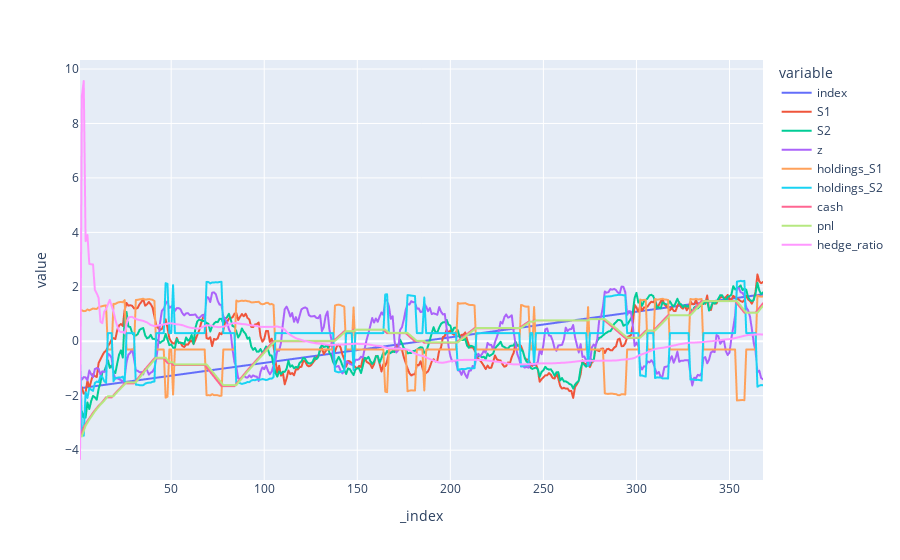

The notebook cell saved with this chart:
### Code cell
import plotly.express as px

backtest_plot_df = data_backtest[['index', 'S1', 'S2', 'z', 'holdings_S1', 'holdings_S2', 'cash', 'pnl','hedge_ratio']].loc[1:]
bnorm = norm_plot(backtest_plot_df)
fig = px.line(bnorm)

fig.show()

### Figure 1 — Plotly figure (JSON) as saved in the notebook; plotly's stock layout.template omitted (floating-point values rounded to 4 significant figures; data arrays with more than 128 entries replaced by an {"elided": "..."} marker saying what was removed)
{"data": [{"hovertemplate": "variable=index<br>_index=%{x}<br>value=%{y}<extra></extra>", "legendgroup": "index", "line": {"color": "#636efa", "dash": "solid"}, "marker": {"symbol": "circle"}, "mode": "lines", "name": "index", "showlegend": true, "type": "scattergl", "x": {"elided": "368 int values"}, "xaxis": "x", "y": {"elided": "368 float values"}, "yaxis": "y"}, {"hovertemplate": "variable=S1<br>_index=%{x}<br>value=%{y}<extra></extra>", "legendgroup": "S1", "line": {"color": "#EF553B", "dash": "solid"}, "marker": {"symbol": "circle"}, "mode": "lines", "name": "S1", "showlegend": true, "type": "scattergl", "x": {"elided": "368 int values"}, "xaxis": "x", "y": {"elided": "368 float values"}, "yaxis": "y"}, {"hovertemplate": "variable=S2<br>_index=%{x}<br>value=%{y}<extra></extra>", "legendgroup": "S2", "line": {"color": "#00cc96", "dash": "solid"}, "marker": {"symbol": "circle"}, "mode": "lines", "name": "S2", "showlegend": true, "type": "scattergl", "x": {"elided": "368 int values"}, "xaxis": "x", "y": {"elided": "368 float values"}, "yaxis": "y"}, {"hovertemplate": "variable=z<br>_index=%{x}<br>value=%{y}<extra></extra>", "legendgroup": "z", "line": {"color": "#ab63fa", "dash": "solid"}, "marker": {"symbol": "circle"}, "mode": "lines", "name": "z", "showlegend": true, "type": "scattergl", "x": {"elided": "368 int values"}, "xaxis": "x", "y": {"elided": "368 float values"}, "yaxis": "y"}, {"hovertemplate": "variable=holdings_S1<br>_index=%{x}<br>value=%{y}<extra></extra>", "legendgroup": "holdings_S1", "line": {"color": "#FFA15A", "dash": "solid"}, "marker": {"symbol": "circle"}, "mode": "lines", "name": "holdings_S1", "showlegend": true, "type": "scattergl", "x": {"elided": "368 int values"}, "xaxis": "x", "y": {"elided": "368 float values"}, "yaxis": "y"}, {"hovertemplate": "variable=holdings_S2<br>_index=%{x}<br>value=%{y}<extra></extra>", "legendgroup": "holdings_S2", "line": {"color": "#19d3f3", "dash": "solid"}, "marker": {"symbol": "circle"}, "mode": "lines", "name": "holdings_S2", "showlegend": true, "type": "scattergl", "x": {"elided": "368 int values"}, "xaxis": "x", "y": {"elided": "368 float values"}, "yaxis": "y"}, {"hovertemplate": "variable=cash<br>_index=%{x}<br>value=%{y}<extra></extra>", "legendgroup": "cash", "line": {"color": "#FF6692", "dash": "solid"}, "marker": {"symbol": "circle"}, "mode": "lines", "name": "cash", "showlegend": true, "type": "scattergl", "x": {"elided": "368 int values"}, "xaxis": "x", "y": {"elided": "368 float values"}, "yaxis": "y"}, {"hovertemplate": "variable=pnl<br>_index=%{x}<br>value=%{y}<extra></extra>", "legendgroup": "pnl", "line": {"color": "#B6E880", "dash": "solid"}, "marker": {"symbol": "circle"}, "mode": "lines", "name": "pnl", "showlegend": true, "type": "scattergl", "x": {"elided": "368 int values"}, "xaxis": "x", "y": {"elided": "368 float values"}, "yaxis": "y"}, {"hovertemplate": "variable=hedge_ratio<br>_index=%{x}<br>value=%{y}<extra></extra>", "legendgroup": "hedge_ratio", "line": {"color": "#FF97FF", "dash": "solid"}, "marker": {"symbol": "circle"}, "mode": "lines", "name": "hedge_ratio", "showlegend": true, "type": "scattergl", "x": {"elided": "368 int values"}, "xaxis": "x", "y": {"elided": "368 float values"}, "yaxis": "y"}], "layout": {"legend": {"title": {"text": "variable"}, "tracegroupgap": 0}, "margin": {"t": 60}, "xaxis": {"anchor": "y", "domain": [0, 1], "title": {"text": "_index"}}, "yaxis": {"anchor": "x", "domain": [0, 1], "title": {"text": "value"}}}}
